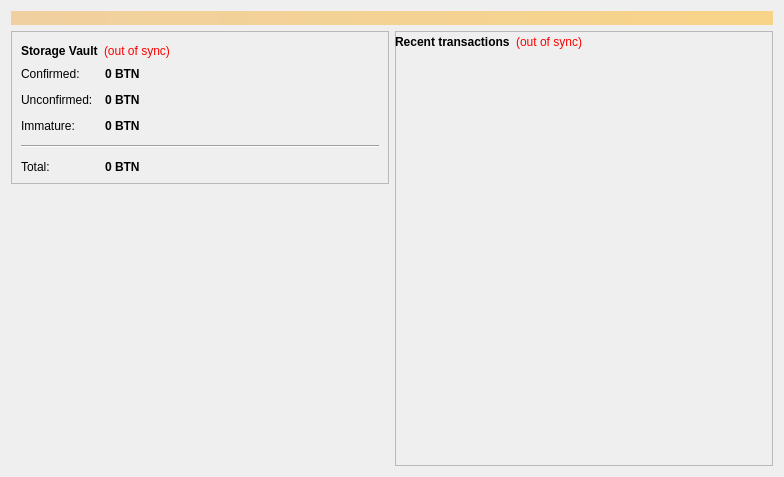
<?xml version="1.0" encoding="UTF-8"?>
<ui version="4.0">
 <class>OverviewPage</class>
 <widget class="QWidget" name="OverviewPage">
  <property name="geometry">
   <rect>
    <x>0</x>
    <y>0</y>
    <width>784</width>
    <height>477</height>
   </rect>
  </property>
  <property name="windowTitle">
   <string>Form</string>
  </property>
  <layout class="QVBoxLayout" name="topLayout">
   <item>
    <widget class="QLabel" name="labelAlerts">
     <property name="visible">
      <bool>false</bool>
     </property>
     <property name="styleSheet">
      <string notr="true">background-color: qlineargradient(x1: 0, y1: 0, x2: 1, y2: 0, stop:0 #F0D0A0, stop:1 #F8D488); color:#000000;</string>
     </property>
     <property name="wordWrap">
      <bool>true</bool>
     </property>
     <property name="margin">
      <number>3</number>
     </property>
    </widget>
   </item>
   <item>
    <layout class="QHBoxLayout" name="horizontalLayout" stretch="1,1">
     <item>
      <layout class="QVBoxLayout" name="verticalLayout_2">
       <item>
        <widget class="QFrame" name="frame">
         <property name="frameShape">
          <enum>QFrame::StyledPanel</enum>
         </property>
         <property name="frameShadow">
          <enum>QFrame::Raised</enum>
         </property>
         <layout class="QVBoxLayout" name="verticalLayout_4">
          <item>
           <layout class="QHBoxLayout" name="horizontalLayout_4">
            <item>
             <widget class="QLabel" name="label_5">
              <property name="font">
               <font>
                <weight>75</weight>
                <bold>true</bold>
               </font>
              </property>
              <property name="text">
               <string>Storage Vault</string>
              </property>
             </widget>
            </item>
            <item>
             <widget class="QLabel" name="labelWalletStatus">
              <property name="toolTip">
               <string>The displayed information may be out of date. Your wallet automatically synchronizes with the Bitinum network after a connection is established, but this process has not completed yet.</string>
              </property>
              <property name="styleSheet">
               <string notr="true">QLabel { color: red; }</string>
              </property>
              <property name="text">
               <string notr="true">(out of sync)</string>
              </property>
              <property name="alignment">
               <set>Qt::AlignLeading|Qt::AlignLeft|Qt::AlignVCenter</set>
              </property>
             </widget>
            </item>
            <item>
             <spacer name="horizontalSpacer_2">
              <property name="orientation">
               <enum>Qt::Horizontal</enum>
              </property>
              <property name="sizeHint" stdset="0">
               <size>
                <width>40</width>
                <height>20</height>
               </size>
              </property>
             </spacer>
            </item>
           </layout>
          </item>
          <item>
           <layout class="QFormLayout" name="formLayout_2">
            <property name="fieldGrowthPolicy">
             <enum>QFormLayout::AllNonFixedFieldsGrow</enum>
            </property>
            <property name="horizontalSpacing">
             <number>12</number>
            </property>
            <property name="verticalSpacing">
             <number>12</number>
            </property>
            <item row="0" column="0">
             <widget class="QLabel" name="label">
              <property name="text">
               <string>Confirmed:</string>
              </property>
             </widget>
            </item>
            <item row="0" column="1">
             <widget class="QLabel" name="labelBalance">
              <property name="font">
               <font>
                <weight>75</weight>
                <bold>true</bold>
               </font>
              </property>
              <property name="cursor">
               <cursorShape>IBeamCursor</cursorShape>
              </property>
              <property name="toolTip">
               <string>Your current spendable balance</string>
              </property>
              <property name="text">
               <string notr="true">0 BTN</string>
              </property>
              <property name="textInteractionFlags">
               <set>Qt::LinksAccessibleByMouse|Qt::TextSelectableByKeyboard|Qt::TextSelectableByMouse</set>
              </property>
             </widget>
            </item>
            <item row="1" column="0">
             <widget class="QLabel" name="label_3">
              <property name="text">
               <string>Unconfirmed:</string>
              </property>
             </widget>
            </item>
            <item row="1" column="1">
             <widget class="QLabel" name="labelUnconfirmed">
              <property name="font">
               <font>
                <weight>75</weight>
                <bold>true</bold>
               </font>
              </property>
              <property name="cursor">
               <cursorShape>IBeamCursor</cursorShape>
              </property>
              <property name="toolTip">
               <string>Total of transactions that have yet to be confirmed, and do not yet count toward the spendable balance</string>
              </property>
              <property name="text">
               <string notr="true">0 BTN</string>
              </property>
              <property name="textInteractionFlags">
               <set>Qt::LinksAccessibleByMouse|Qt::TextSelectableByKeyboard|Qt::TextSelectableByMouse</set>
              </property>
             </widget>
            </item>
            <item row="2" column="0">
             <widget class="QLabel" name="labelImmatureText">
              <property name="text">
               <string>Immature:</string>
              </property>
             </widget>
            </item>
            <item row="2" column="1">
             <widget class="QLabel" name="labelImmature">
              <property name="font">
               <font>
                <weight>75</weight>
                <bold>true</bold>
               </font>
              </property>
              <property name="toolTip">
               <string>Mined balance that has not yet matured</string>
              </property>
              <property name="text">
               <string notr="true">0 BTN</string>
              </property>
              <property name="textInteractionFlags">
               <set>Qt::LinksAccessibleByMouse|Qt::TextSelectableByKeyboard|Qt::TextSelectableByMouse</set>
              </property>
             </widget>
            </item>
            <item row="3" column="0" colspan="2">
             <widget class="Line" name="line">
              <property name="orientation">
               <enum>Qt::Horizontal</enum>
              </property>
             </widget>
            </item>
            <item row="4" column="0">
             <widget class="QLabel" name="labelTotalText">
              <property name="text">
               <string>Total:</string>
              </property>
             </widget>
            </item>
            <item row="4" column="1">
             <widget class="QLabel" name="labelTotal">
              <property name="font">
               <font>
                <weight>75</weight>
                <bold>true</bold>
               </font>
              </property>
              <property name="cursor">
               <cursorShape>IBeamCursor</cursorShape>
              </property>
              <property name="toolTip">
               <string>Your current total balance</string>
              </property>
              <property name="text">
               <string notr="true">0 BTN</string>
              </property>
              <property name="textInteractionFlags">
               <set>Qt::LinksAccessibleByMouse|Qt::TextSelectableByKeyboard|Qt::TextSelectableByMouse</set>
              </property>
             </widget>
            </item>
           </layout>
          </item>
         </layout>
        </widget>
       </item>
       <item>
        <spacer name="verticalSpacer">
         <property name="orientation">
          <enum>Qt::Vertical</enum>
         </property>
         <property name="sizeHint" stdset="0">
          <size>
           <width>20</width>
           <height>40</height>
          </size>
         </property>
        </spacer>
       </item>
       <item>
        <widget class="QLabel" name="label_2">
         <property name="text">
          <string/>
         </property>
         <property name="pixmap">
          <pixmap resource="../bitcoin.qrc">:/icons/bitcoin</pixmap>
         </property>
        </widget>
       </item>
      </layout>
     </item>
     <item>
      <layout class="QVBoxLayout" name="verticalLayout_3">
       <item>
        <widget class="QFrame" name="frame_2">
         <property name="frameShape">
          <enum>QFrame::StyledPanel</enum>
         </property>
         <property name="frameShadow">
          <enum>QFrame::Raised</enum>
         </property>
         <widget class="QListView" name="listTransactions">
          <property name="geometry">
           <rect>
            <x>13</x>
            <y>45</y>
            <width>351</width>
            <height>281</height>
           </rect>
          </property>
          <property name="styleSheet">
           <string notr="true">QListView { background: transparent; }</string>
          </property>
          <property name="frameShape">
           <enum>QFrame::NoFrame</enum>
          </property>
          <property name="verticalScrollBarPolicy">
           <enum>Qt::ScrollBarAlwaysOff</enum>
          </property>
          <property name="horizontalScrollBarPolicy">
           <enum>Qt::ScrollBarAlwaysOff</enum>
          </property>
          <property name="selectionMode">
           <enum>QAbstractItemView::NoSelection</enum>
          </property>
         </widget>
         <widget class="QWidget" name="layoutWidget">
          <property name="geometry">
           <rect>
            <x>0</x>
            <y>0</y>
            <width>255</width>
            <height>22</height>
           </rect>
          </property>
          <layout class="QHBoxLayout" name="horizontalLayout_2">
           <item>
            <widget class="QLabel" name="label_4">
             <property name="text">
              <string>&lt;b&gt;Recent transactions&lt;/b&gt;</string>
             </property>
            </widget>
           </item>
           <item>
            <widget class="QLabel" name="labelTransactionsStatus">
             <property name="toolTip">
              <string>The displayed information may be out of date. Your wallet automatically synchronizes with the Bitinum network after a connection is established, but this process has not completed yet.</string>
             </property>
             <property name="styleSheet">
              <string notr="true">QLabel { color: red; }</string>
             </property>
             <property name="text">
              <string notr="true">(out of sync)</string>
             </property>
             <property name="alignment">
              <set>Qt::AlignRight|Qt::AlignTrailing|Qt::AlignVCenter</set>
             </property>
            </widget>
           </item>
           <item>
            <spacer name="horizontalSpacer">
             <property name="orientation">
              <enum>Qt::Horizontal</enum>
             </property>
             <property name="sizeHint" stdset="0">
              <size>
               <width>40</width>
               <height>20</height>
              </size>
             </property>
            </spacer>
           </item>
          </layout>
         </widget>
        </widget>
       </item>
      </layout>
     </item>
    </layout>
   </item>
  </layout>
 </widget>
 <resources>
  <include location="../bitcoin.qrc"/>
 </resources>
 <connections/>
</ui>
